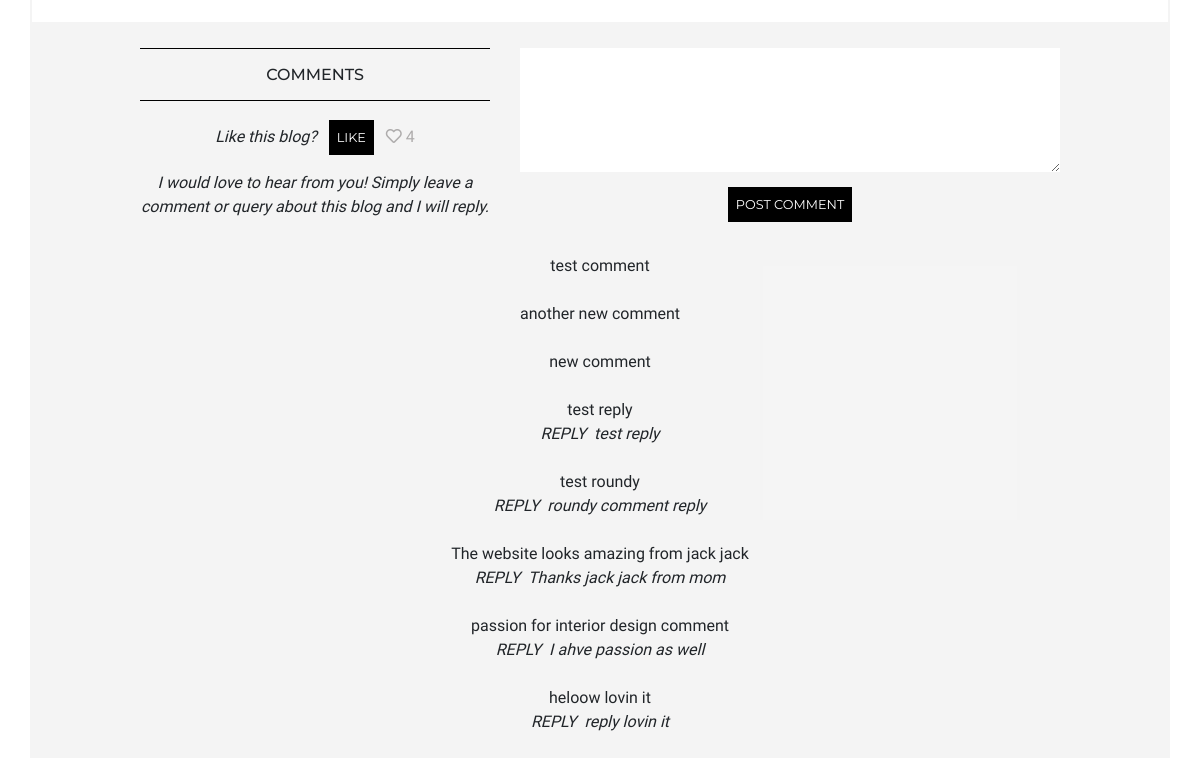
Before: /blog/3 (lower part) with the older database file.
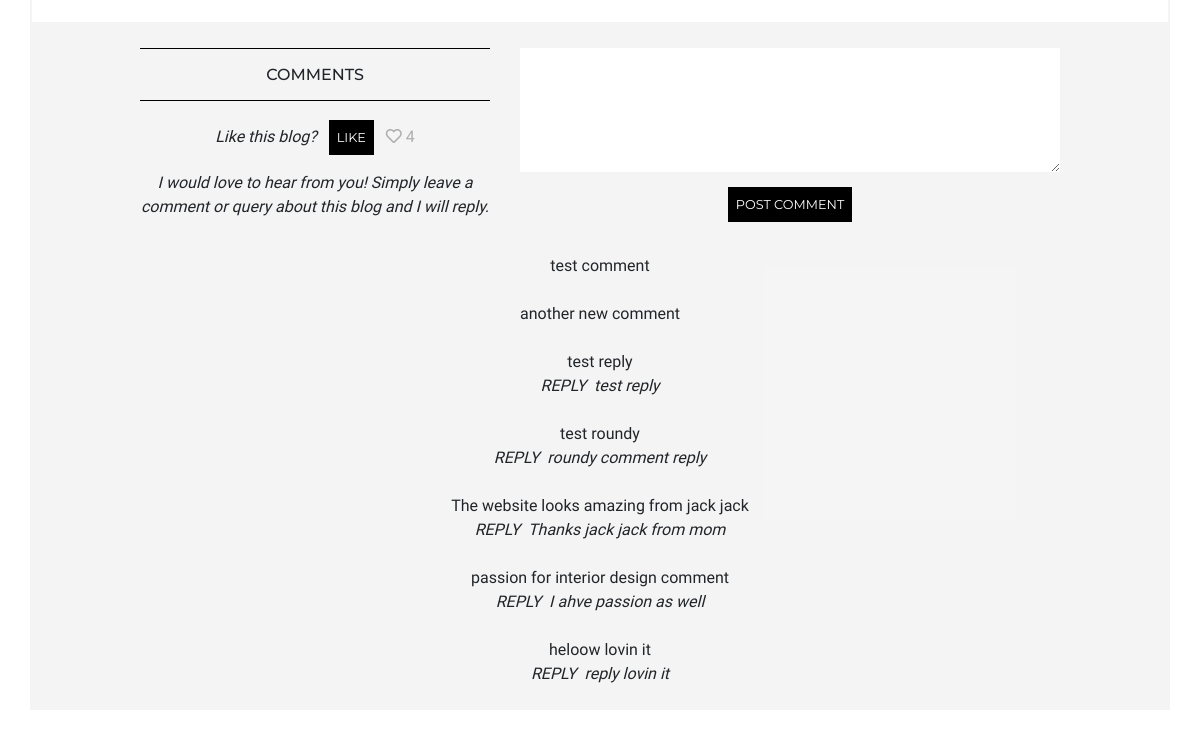
After: the same page with the newer database file.
### blog/models.py (models this page shows)
class Comment(models.Model):
    blog = models.ForeignKey('Blog', on_delete=models.CASCADE, related_name='comments')
    date = models.DateField(default=timezone.now)
    content = models.TextField() # don't want this to blank ever
    reply = models.TextField(blank=True)
    exclude = models.BooleanField(default=False)

### blog/views.py (the view, shortened to what this page needs)
# urls.py: path('<pk>', views.blog, name='blog'),
def blog(request, pk):
    blog = Blog.objects.get(pk=pk)
    sections = Section.objects.filter(blog=blog)
    comments = Comment.objects.filter(blog=blog, exclude=False).order_by('-id')
    form = CommentForm() #equate to request.GET
    context = {'title': 'Blog', 'blog': blog, 'sections': sections, 'comments': comments, 'form': form}
    return render(request, 'blog/blog.html', context)

### blog/forms.py
class CommentForm(forms.ModelForm):
    class Meta:
        model = Comment
        fields = ['content']
        labels = {'content': _(''),}
        widgets = {'content': Textarea(attrs={'rows':5, 'class': 'textarea-style'}),}

### blog/templates/blog/blog.html (shortened to what this page needs)
{% extends 'base.html' %}
{% block content%}
<section class="row border-color--stone">
</section>
<section class="row bg-color--stone pt-4 mb-4">
    <header class="col-12 col-md-5 col-lg-4 offset-lg-1 text-center">
        <div class="header-border">
            <h1 class="header-title mt-2">COMMENTS</h1>
        </div>
        <span class="d-inline-block mt-4">Like this blog?</span>
        <a class="d-inline-block button-a" href="{% url 'like' pk=blog.id %}">Like</a>
        <i class="far fa-heart mute"></i>
        <mute>{{ blog.like }}</mute>
        <span class="d-block mt-2 mb-2">I would love to hear from you! Simply leave a comment or query about this blog and I will reply.
        </span>
    </header>
    <div class="col-12 col-md-7 col-lg-6 text-center">
        <form method="POST">
            {{ form }}
            <button type="submit">POST COMMENT</button>
        </form>
    </div>
    <div class="col-12 col-lg-10 offset-lg-1 text-center mt-4">
        {% for comment in comments %}
        <p class="mb-4">{{ comment.content }} <br>
            {% if comment.reply %}
            <span class="mr-2">REPLY</span><span class="">{{ comment.reply }}</span></p>
        {% endif %}
        {% endfor %}
    </div>
</section>
{% endblock %}

Changed rows visible on the page:
no longer on this page (row edited): Comment: content "new comment"
